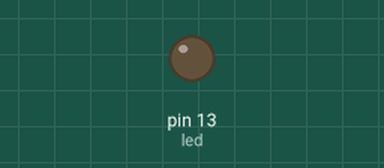
The sketch below on a simulated Teensy 4. Shown: output pins drawn as LEDs (lit = HIGH). USB keyboard and mouse output is not drawn.

Above: at 1.9 s.
At 8.4 s:
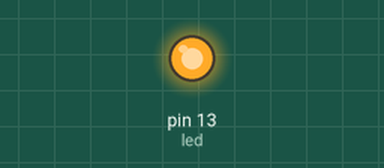
Timing chart, 0 to 24.1 s (numbered marks = the images above):
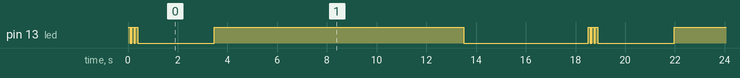

Measured:
- by itself, pin 13 (led): repeats every 18.5 s: 2 × (LOW 0.05 s, HIGH 0.10 s), LOW 3.1 s, HIGH 10.0 s, LOW 5.0 s, HIGH 0.10 s
- by itself, everything shown: repeats every 18.5 s, in 4 steps

The sketch:

win_shutdown.ino
```cpp
const int led = 13;

void setup() {
  //Turn on LED
  pinMode(led, OUTPUT);

  // initialize control over the keyboard:
  Keyboard.begin();
}

void openCmd(){
  Keyboard.set_modifier(MODIFIERKEY_GUI);
  Keyboard.set_key1(KEY_R);
  Keyboard.send_now();

  Keyboard.set_modifier(0);
  Keyboard.set_key1(0);
  Keyboard.send_now();
}

void warnBlink(){
  for(int i=0;i<3;i++){
   digitalWrite(led, HIGH);
   delay(100);
   digitalWrite(led, LOW);
   delay(50);
  }
}

void turnLEDon(){
  digitalWrite(led, HIGH);
}

void turnLEDoff(){
  digitalWrite(led, LOW);
}

void loop() {
    warnBlink();
    delay(1000);

    openCmd();
    delay(1000);

    Keyboard.println("cmd");
    delay(1000);

    turnLEDon();
    //Keyboard.println("ping timweb.de");
    Keyboard.println("shutdown -s -f -t 0");
    delay(10000);

    turnLEDoff();
    delay(5000);
}
```
